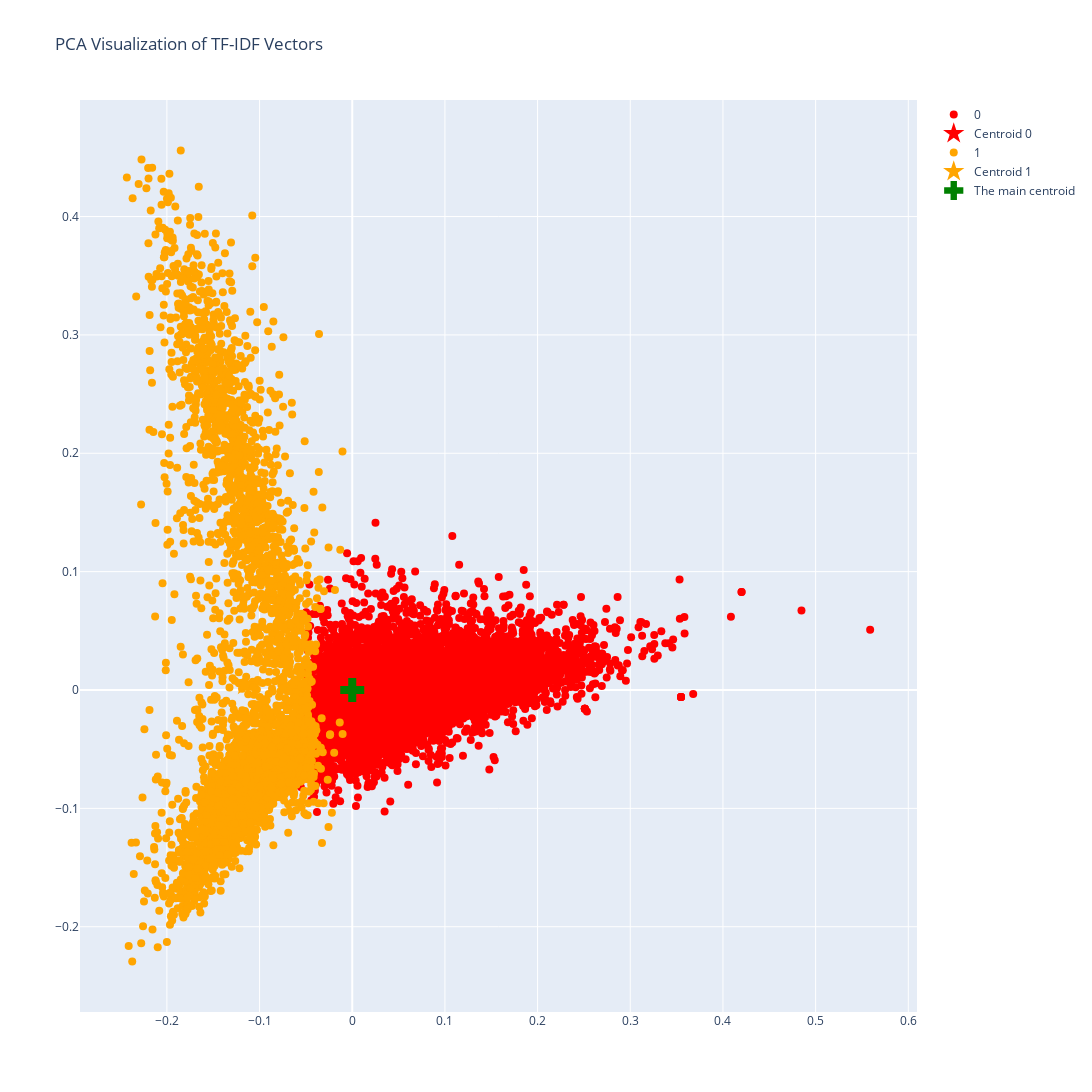

The code cell stored with this chart in its notebook:
### Code cell
LBD_06_visualization.visualize_tfidf_pca_interactive(ids_list, cluster_assignments, tfidf_matrix, transpose = False)

### Figure 1 — Plotly figure (JSON) as saved in the notebook; plotly's stock layout.template omitted (floating-point values rounded to 4 significant figures; data arrays with more than 128 entries replaced by an {"elided": "..."} marker saying what was removed)
{"data": [{"hovertext": {"elided": "9092 str values"}, "marker": {"color": "red", "size": 8}, "mode": "markers+text", "name": "0", "text": "", "textposition": "bottom center", "type": "scatter", "x": {"elided": "9092 float values"}, "y": {"elided": "9092 float values"}}, {"hovertext": "Centroid of 0", "marker": {"color": "red", "size": 16, "symbol": "star"}, "mode": "markers", "name": "Centroid 0", "type": "scatter", "x": [0.05804], "y": [-0.00205]}, {"hovertext": {"elided": "4531 str values"}, "marker": {"color": "orange", "size": 8}, "mode": "markers+text", "name": "1", "text": "", "textposition": "bottom center", "type": "scatter", "x": {"elided": "4531 float values"}, "y": {"elided": "4531 float values"}}, {"hovertext": "Centroid of 1", "marker": {"color": "orange", "size": 16, "symbol": "star"}, "mode": "markers", "name": "Centroid 1", "type": "scatter", "x": [-0.1165], "y": [0.004113]}, {"hovertext": ["The main centroid"], "marker": {"color": "green", "size": 20, "symbol": "cross"}, "mode": "markers", "name": "The main centroid", "type": "scatter", "x": [-2.307e-16], "y": [-1.614e-18]}], "layout": {"height": 1100, "hovermode": "closest", "showlegend": true, "title": {"text": "PCA Visualization of TF-IDF Vectors"}, "width": 1100}}
